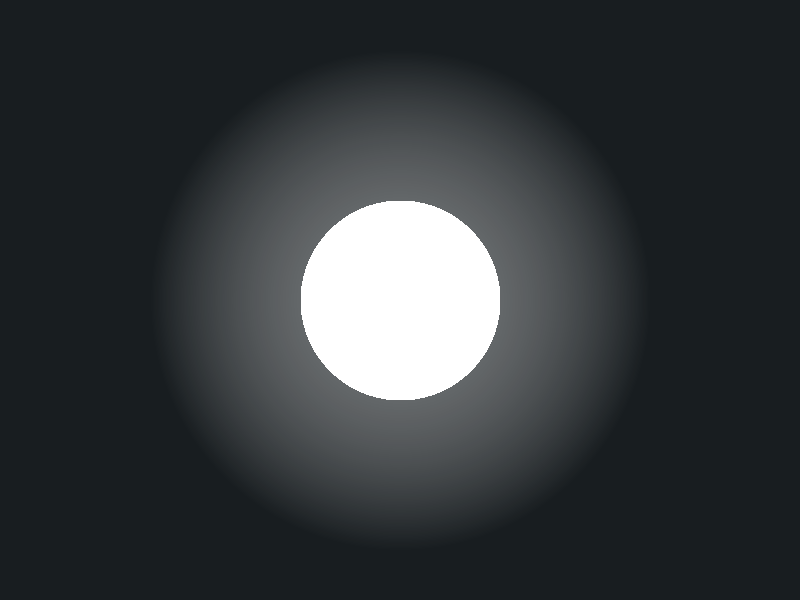
Frame 1 (no input)
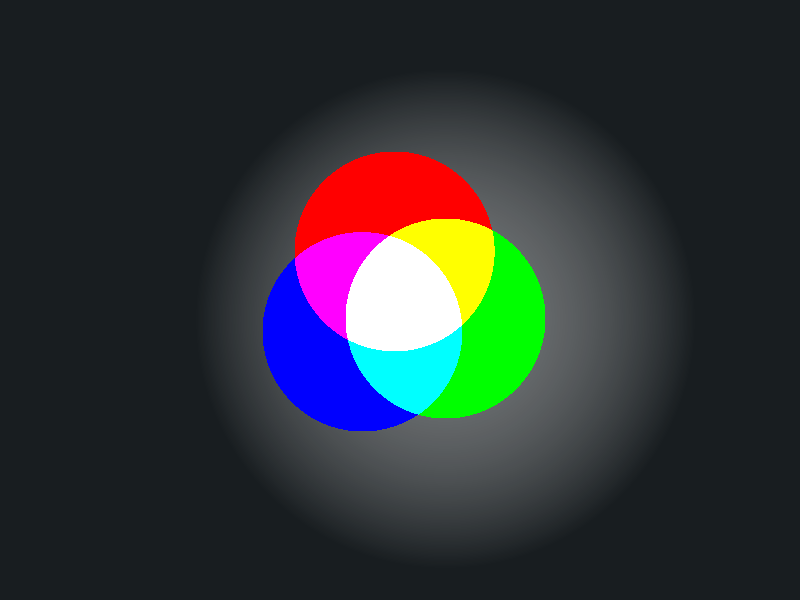
Frame 60 (the mouse pressed at the canvas centre just before this capture)
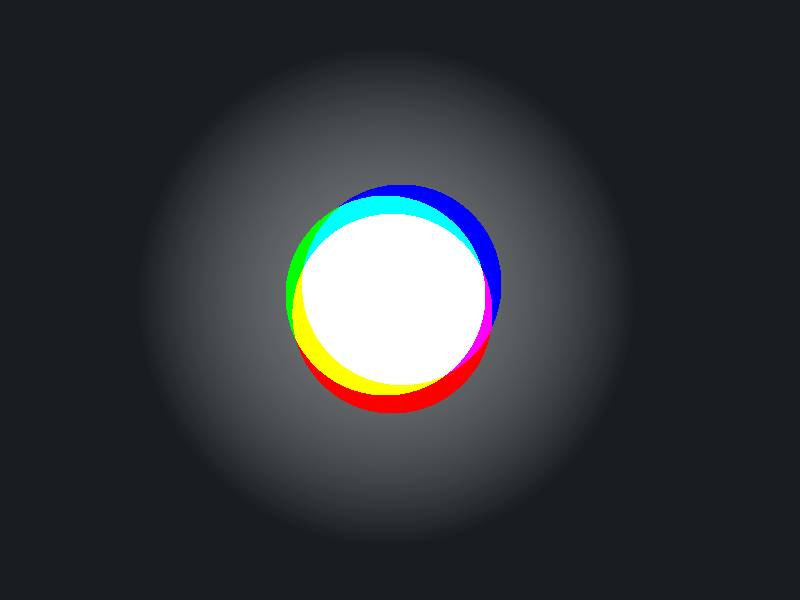
Frame 120 (the mouse held since frame 60 and released just before this capture)

The Processing sketch that drew these frames (run headless with seeded random() and noise(); from frame 60 on, the mouse is pressed at the canvas centre):

// Processing sketch: gif5
// ── gif5.pde
int r = 200;
int fr = 800;

PImage blue = createImage(r, r, ARGB), green = createImage(r, r, ARGB), red = createImage(r, r, ARGB);
PImage back = createImage(fr, fr, ARGB);

void setup() {
  size(800, 600);
  frameRate(120);
  blue.loadPixels();
  for (int i = 0; i < blue.pixels.length; i++) {
    if(sq(i/r-r/2)+sq(i%r-r/2)<sq(r/2)){
      blue.pixels[i] = color(0, 0, 255, 255);
    }
    else {
      blue.pixels[i] = color(0, 0, 0, 0);
    }
  }
  blue.updatePixels();
  
  back.loadPixels();
  for (int i = 0; i < back.pixels.length; i++) {
    back.pixels[i] = color(255, 255, 255, 100-255*((sq(i/fr-fr/2)+sq(i%fr-fr/2))/sq(fr/2)));
  }
  back.updatePixels();
}

float a = 0;
float d = 0;
float diff = 0f;
int max = 50;
boolean maxed = false;

void draw(){
  background(#181D20);
  update();
  image(back, width/2-fr/2+sin(a)*d, height/2-fr/2-cos(a)*d);
  image(blue, width/2-r/2+sin(a+diff)*d, height/2-r/2-cos(a+diff)*d);

  image(red, width/2-r/2+sin(a-diff)*d, height/2-r/2-cos(a-diff)*d);
  
  image(green, width/2-r/2+sin(a)*d, height/2-r/2-cos(a)*d);
  
  if(d>max&&!maxed){
    maxed = true;
  }
  float speed;
  if(maxed){
    speed = 0.6f+int(d<15)*((d%15)/15)*0.5f;
    d-=speed;
    a+=(4*PI/3)/(max/speed);
    diff-=(PI/3)/(max/speed);
    if(a>4*PI){
      a = 0;
      d = 0;
      diff = 0f;
      maxed = false;
    }
  }
  else{
    speed = 0.75f+int(d<20)*((d%20)/20)*1.0f-int(d>35)*((d%35)/15)*0.25f;
    d+=speed;
    a+=(4*PI-4*PI/3)/(max/speed);
    diff+=(2*PI/3)/(max/speed);
  }
}

boolean inCircle(float x1, float y1){
 return sq(x1)+sq(y1)<sq(r/2);
}

void update(){
  
  red.loadPixels();
  int x = 0, y = 0;
  for (int i = 0; i < red.pixels.length; i++) {
    x = i/r-r/2;
    y = i%r-r/2;
    if(sq(x)+sq(y)<sq(r/2)){
      if(inCircle(sin(a+diff+HALF_PI)*d-sin(a-diff+HALF_PI)*d+x, cos(a+diff+HALF_PI)*d-cos(a-diff+HALF_PI)*d+y)){
        red.pixels[i] = color(255, 0, 255, 255);
      }
      else{
        red.pixels[i] = color(255, 0, 0, 255);
      }
    }
    else {
      red.pixels[i] = color(0, 0, 0, 0);
    }
  }
  red.updatePixels();
  green.loadPixels();
  for (int i = 0; i < green.pixels.length; i++) {
    x = i/r-r/2;
    y = i%r-r/2;
    if(sq(i/r-r/2)+sq(i%r-r/2)<sq(r/2)){
      if(inCircle(sin(a+diff+HALF_PI)*d-sin(a+HALF_PI)*d+x, cos(a+diff+HALF_PI)*d-cos(a+HALF_PI)*d+y)){
        if(inCircle(sin(a-diff+HALF_PI)*d-sin(a+HALF_PI)*d+x, cos(a-diff+HALF_PI)*d-cos(a+HALF_PI)*d+y)){
          green.pixels[i] = color(255, 255, 255, 255);
        }
        else{
          green.pixels[i] = color(0, 255, 255, 255);
        }
      }
      else if(inCircle(sin(a-diff+HALF_PI)*d-sin(a+HALF_PI)*d+x, cos(a-diff+HALF_PI)*d-cos(a+HALF_PI)*d+y)){
        green.pixels[i] = color(255, 255, 0, 255);
      }
      else{
        green.pixels[i] = color(0, 255, 0, 255);
      }
    }
    else {
      green.pixels[i] = color(0, 0, 0, 0);
    }
  }
  green.updatePixels();
}
